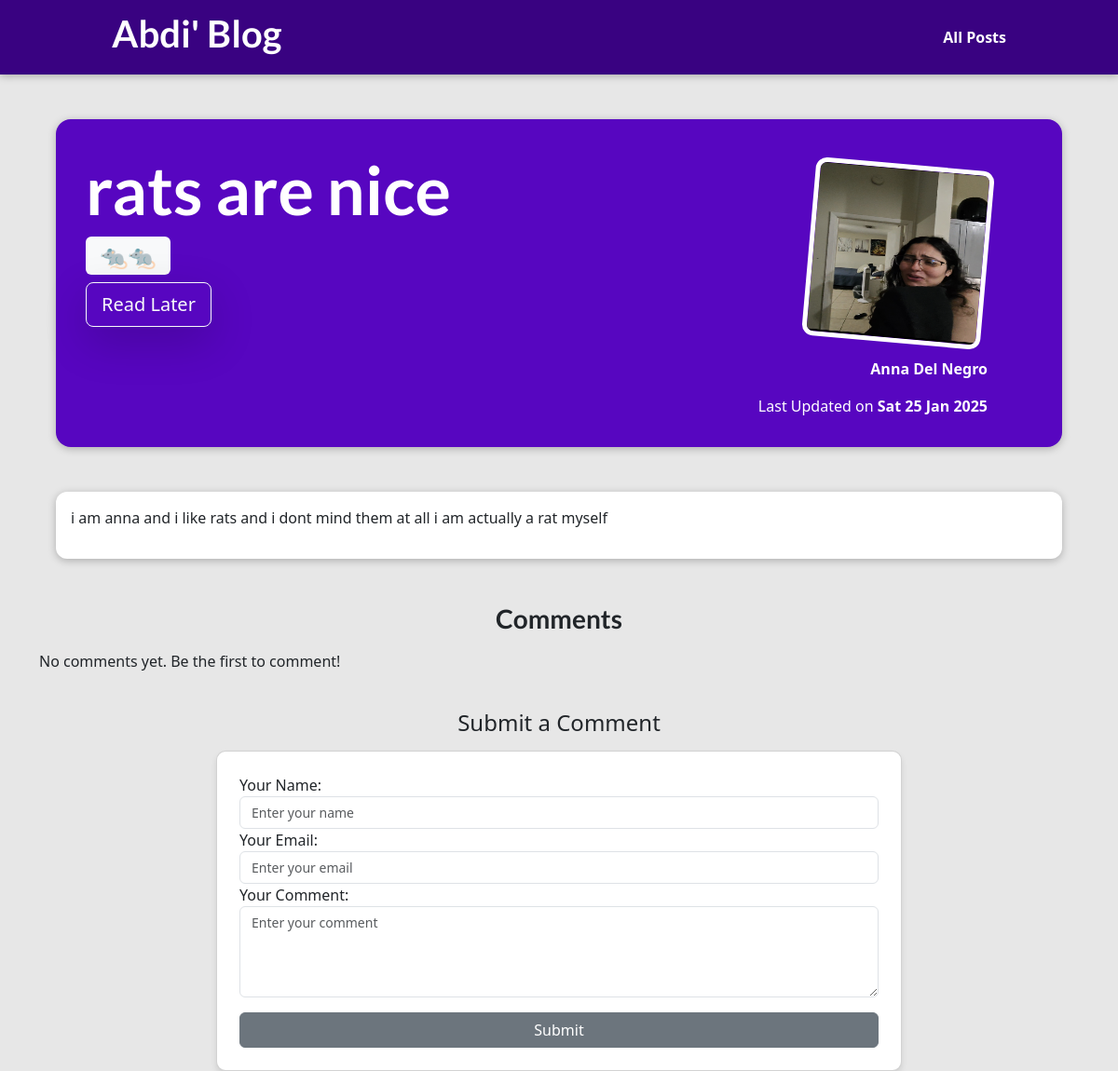
Page /posts/rats-are-nice on the earlier database version.
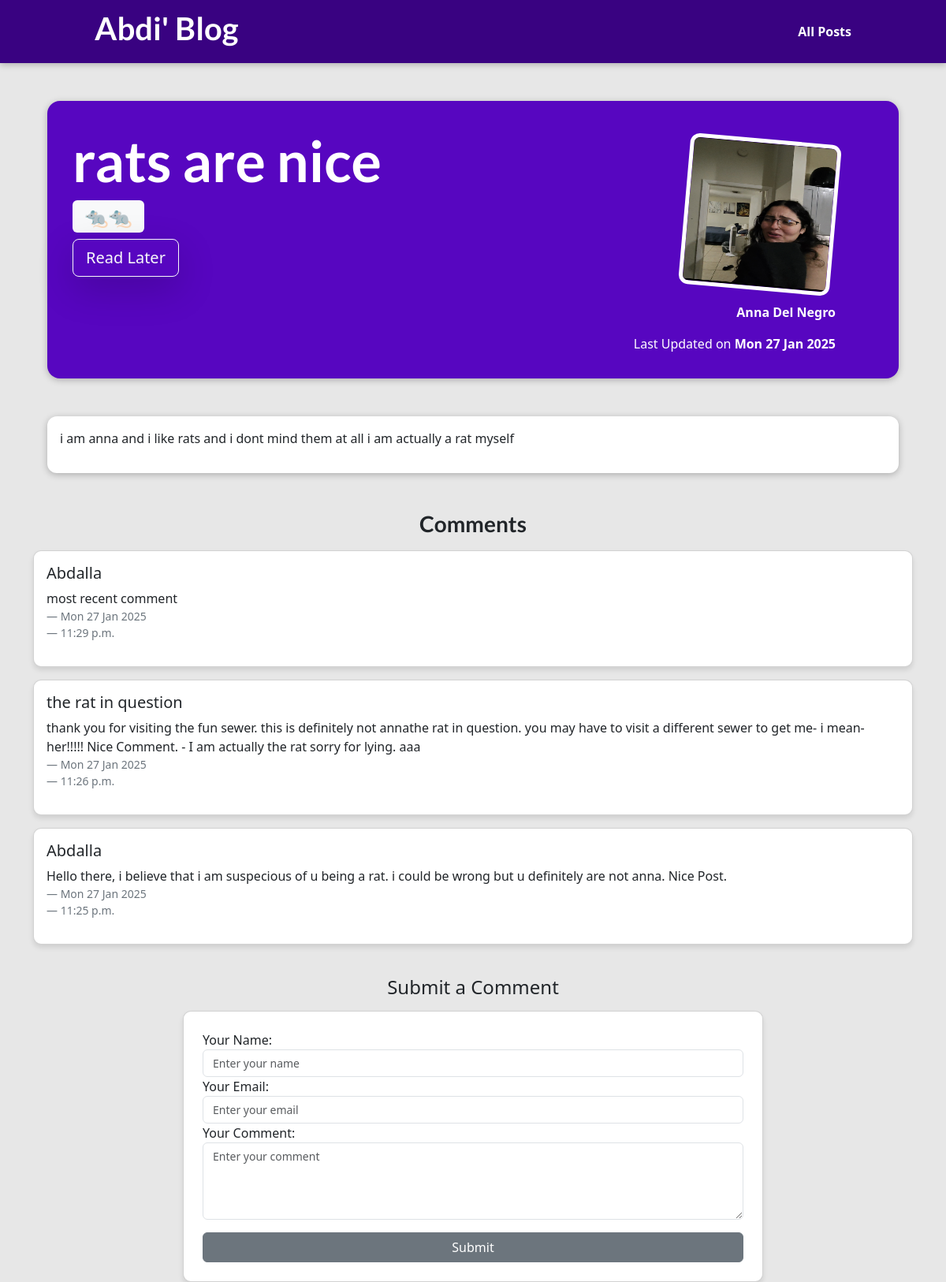
Same page on the later database version.
### blog/models.py (models this page shows, shortened)
class Post(models.Model):
    author = models.ForeignKey(
        Author, on_delete=models.SET_NULL, null=True, related_name="posts"
    )
    content = models.TextField(validators=[MinLengthValidator(5)])
    title = models.CharField(max_length=100)
    excerpt = models.CharField(max_length=300)
    date = models.DateField(auto_now=True)
    image = models.ImageField(upload_to="posts", null=True)
    slug = models.SlugField(max_length=100, unique=True)
    tag = models.ManyToManyField(Tag)
    class Meta:
        verbose_name_plural = "Posts"

class Tag(models.Model):
    caption = models.CharField(max_length=20)
    def __str__(self):
        return self.caption
    class Meta:
        verbose_name_plural = "tag"

class Author(models.Model):
    first_name = models.CharField(
        max_length=30,
    )
    last_name = models.CharField(
        max_length=30,
    )
    email = models.EmailField()
    def __str__(self):
        return f"{self.first_name} {self.last_name}"
    class Meta:
        verbose_name_plural = "Users"

class Comment(models.Model):
    user_name = models.CharField(max_length=100)
    user_email = models.EmailField()
    text = models.TextField(max_length=400)
    post = models.ForeignKey(Post, on_delete=models.CASCADE, related_name="comments")
    date = models.DateField(auto_now=True)
    time = models.TimeField(auto_now=True)

### blog/views.py (the view, shortened to what this page needs)
# urls.py: path("posts/<slug:slug>", views.PostDetailView.as_view(), name="post-detail-page"),
class PostDetailView(View):
    def get(self, request, slug):
        post = Post.objects.get(slug=slug)
        comments = Comment.objects.filter(post=post).order_by("-id")
        context = {
            "post": post,
            "tags": post.tag.all(),
            "comment_form": CommentForm(),
            "comments": comments
            }
        return render(request, "blog/post-detail.html", context)

### blog/forms.py
class CommentForm(forms.ModelForm):
    class Meta:
        model = Comment
        exclude = ["post"]
        labels = {
            "user_name":"Your Name",
            "user_email":"Your Email",
            "text":"Your Comment",
            }
        error_messages = {
            "user_name":{
                "required":"Please Enter Your Name",
                "max_length":"Name Cannot Exceed 100 Characters",
            },
            "user_email":{
                "required":"Please Enter Your Email Address",
                "invalid":"Please Enter a Goddamn Valid Email",
                "max_length":"what kind of email is this long?",
            }
        }
        widgets = {
            "user_name": forms.TextInput(attrs={"class": "form-control", "placeholder": "Enter your name"}),
            "user_email": forms.EmailInput(attrs={"class": "form-control", "placeholder": "Enter your email"}),
            "text": forms.Textarea(attrs={"class": "form-control", "placeholder": "Enter your comment", "rows": 4}),
        }

### blog/templates/blog/post-detail.html (shortened to what this page needs)
{% extends "base.html" %}
{% load static %}
{% block css_files %}
<link rel="stylesheet" href="{% static 'blog/post-detail.css' %}">
{% endblock %}
{% block content %}
<section id="summary">
    <h2>{{post.title}}</h2>
    {% for tag in tags %}
    <h3 class="badge text-bg-light fs-4 text-secondary">{{tag}}</h3>
    {% endfor %}
    <div>
        <button class="btn btn-outline-light shadow-lg btn-lg">Read Later</button>
    </div>
    <article>
        <img src="{{ post.image.url }}" alt="">
        <address> <a href="mailto:{{post.author.email}}">{{post.author}}</a></address>
        <div>
            Last Updated on <Time>{{post.date|date:"D d M Y"}}</Time>
        </div>
    </article>
</section>
<main>
    <p>{{post.content}}</p>
</main>
<section class="comments mt-4">
    <h3 class="mb-3 text-center">Comments</h3>
    <div class="container">
        <div class="row justify-content-center">
            <div class="col-md-12">
                {% for comment in comments %}
                <div class="card mb-3">
                    <div class="card-body">
                        <h5 class="card-title">{{ comment.user_name }}</h5>
                        <p class="card-text">{{ comment.text }}</p>
                        <footer class="blockquote-footer">{{ comment.date|date:"D d M Y" }}</footer>
                        <footer class="blockquote-footer">{{ comment.time }}</footer>
                    </div>
                </div>
                {% empty %}
                <p>No comments yet. Be the first to comment!</p>
                {% endfor %}
            </div>
        </div>
    </div>
</section>
<section class="comment-form mt-4">
    <h4 class="mb-3 text-center">Submit a Comment</h4>
    <div class="container">
        <div class="row justify-content-center">
            <div class="col-md-8">
                <div class="card p-4">
                    <form action="{% url 'post-detail-page' post.slug %}" method="POST" class="form">
                        {{ comment_form }}
                        <div class="d-flex justify-content-center">
                            <button type="submit" class="btn btn-secondary w-100 mt-3">Submit</button>
                        </div>
                    </form>
                </div>
            </div>
        </div>
    </div>
</section>
{% endblock %}

### templates/base.html (shortened to what this page needs)
{% load static %}
<!DOCTYPE html>
<html lang="en">
  <head>
    <link href="https://cdn.jsdelivr.net/npm/bootstrap@5.3.3/dist/css/bootstrap.min.css" rel="stylesheet">
    <link rel="stylesheet" href="{% static "app.css" %}">
    {% block css_files %} {% endblock %}
  </head>
  <body>
    <header id="main-navigation">
      <h1><a href="{% url 'starting-page' %}">Abdi' Blog</a></h1>
      <nav>
        <a href="{%url 'posts' %}">All Posts</a>
      </nav>
    </header>
    {% block content %}{% endblock %}
  </body>
</html>

### static/app.css (style rules this page uses)
* { box-sizing: border-box; }
html { font-family: 'Open Sans', 'Lato', sans-serif; }
body { margin: 0; }
h1, h2, h3 { font-family: 'Lato', sans-serif; font-weight: bold; }
#main-navigation { width: 100%; height: 5rem; display: flex; justify-content: space-between; align-items: center; padding: 0 10%; position: absolute; top: 0; left: 0; }
#main-navigation a { text-decoration: none; color: white; font-weight: bold; }

### blog/static/blog/post-detail.css (style rules this page uses)
body { background-color: #e7e7e7; }
#main-navigation { background-color: #390281; box-shadow: 0 2px 8px rgba(0, 0, 0, 0.25); }
#summary { margin: 8rem auto 3rem auto; padding: 2rem; width: 90%; max-width: 90rem; border-radius: 16px; background-color: #5706c0; position: relative; box-shadow: 0 2px 8px rgba(0, 0, 0, 0.25); height: 22rem; }
#summary h2 { color: white; font-size: 4.5rem; }
#summary article { position: absolute; top: 2rem; right: 3rem; padding: 1rem 2rem; border-radius: 12px; text-align: right; color: white; }
#summary article img { width: 12rem; height: 12rem; border-radius: 12px; transform: rotateZ(5deg); border: 5px solid white; margin-bottom: 1rem; }
#summary address { font-weight: bold; }
#summary a { color: white; text-decoration: none; }
#summary time { font-weight: bold; }
main { width: 90%; max-width: 90rem; margin: 3rem auto; background-color: white; padding: 1rem; border-radius: 12px; box-shadow: 0 2px 8px rgba(0, 0, 0, 0.25); }
.form-control { font-size: 14px; }
.card { border-radius: 10px; box-shadow: 0px 4px 6px rgba(0, 0, 0, 0.1); }

Differences in the rows shown:
changed Post "rats are nice": date "Sat 25 Jan 2025" → "Mon 27 Jan 2025"
added Comment: user_name "Abdalla", text "most recent comment", date "Mon 27 Jan 2025", time "11:29 p.m."
added Comment: user_name "the rat in question", text "thank you for visiting the fun sewer. this is definitely not annathe rat in question. you may have to visit a different sewer to get me- i mean- her!!!!! Nice Comment. - I am actually the rat sorry for lying. aaa", date "Mon 27 Jan 2025", time "11:26 p.m."
added Comment: user_name "Abdalla", text "Hello there, i believe that i am suspecious of u being a rat. i could be wrong but u definitely are not anna. Nice Post.", date "Mon 27 Jan 2025", time "11:25 p.m."
Other differences:
text no longer shown: "No comments yet. Be the first to comment!"
